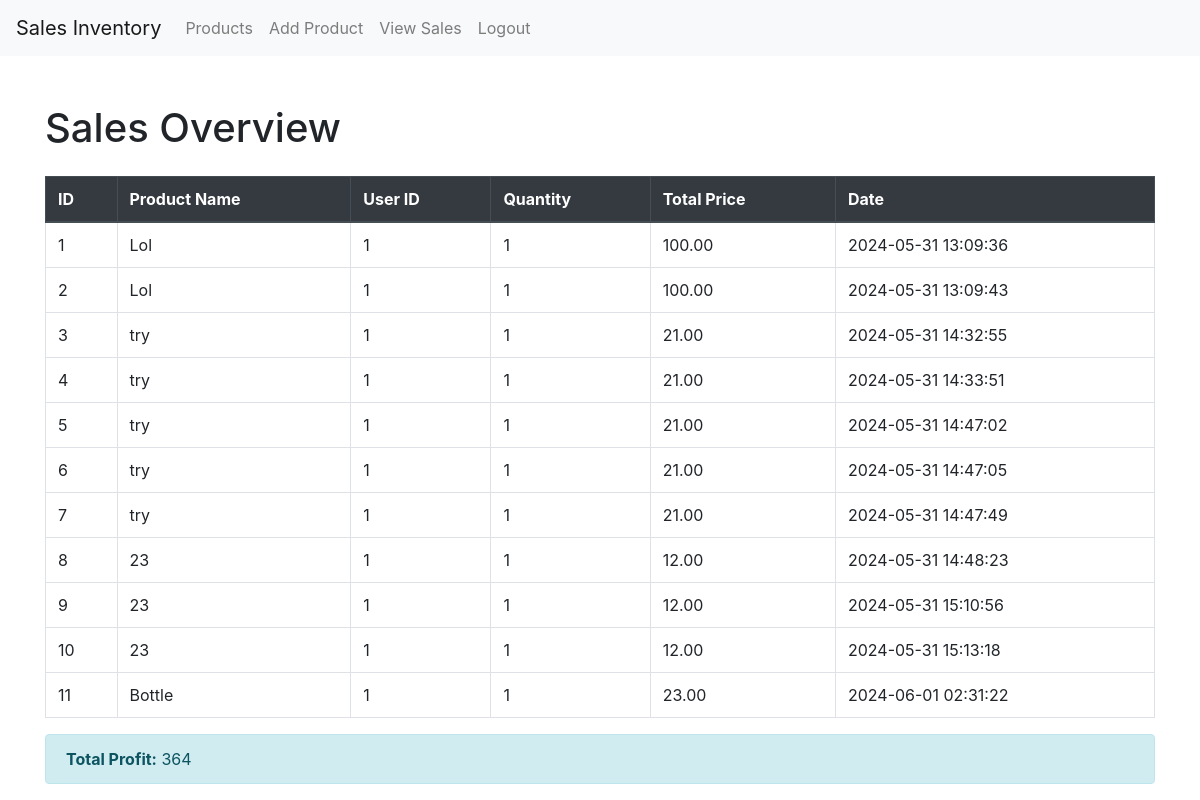
Page /Invent/view_sales.php (signed in) on the committed database.
### tables this page shows
CREATE TABLE `sales` (
  `id` int(11) NOT NULL,
  `product_id` int(11) NOT NULL,
  `user_id` int(11) NOT NULL,
  `quantity` int(11) NOT NULL,
  `total_price` decimal(10,2) NOT NULL,
  `date` datetime NOT NULL,
  `status` enum('completed','cancelled') DEFAULT 'completed'
);

CREATE TABLE `products` (
  `id` int(11) NOT NULL,
  `name` varchar(100) NOT NULL,
  `quantity` int(11) NOT NULL,
  `price` decimal(10,2) NOT NULL
);

### Invent/Sale.php (called while the page is built, shortened)
<?php
class Sale {
    private $conn;
    private $table_name = "sales";
    public function __construct($db) {
        $this->conn = $db;
    }
    public function readAll() {
        $query = "SELECT * FROM " . $this->table_name;
        $stmt = $this->conn->prepare($query);
        $stmt->execute();
        return $stmt->get_result();
    }
}
?>

### Invent/Product.php (called while the page is built, shortened)
<?php
class Product {
    private $conn;
    private $table_name = "products";
    public $id;
    public function __construct($db) {
        $this->conn = $db;
    }
    public function readOne() {
        $query = "SELECT * FROM " . $this->table_name . " WHERE id=? LIMIT 0,1";
        $stmt = $this->conn->prepare($query);
        $stmt->bind_param("i", $this->id);
        $stmt->execute();
        $result = $stmt->get_result();
        $row = $result->fetch_assoc();
        $this->name = $row['name'];
    }
}
?>

### Invent/view_sales.php (the view, shortened to what this page needs)
<?php
include 'config.php';
include 'navbar.php';
include_once 'Sale.php';
include_once 'Product.php';
$sale = new Sale($db);
$product = new Product($db);
$sales = $sale->readAll();
$total_profit = 0;
?>
<!DOCTYPE html>
<html lang="en">
<head>
    <link rel="stylesheet" href="https://stackpath.bootstrapcdn.com/bootstrap/4.5.2/css/bootstrap.min.css">
</head>
<body>
<div class="container mt-5">
    <h1 class="mb-4">Sales Overview</h1>
    <table class="table table-bordered table-hover">
        <thead class="thead-dark">
            <tr>
                <th>ID</th>
                <th>Product Name</th>
                <th>User ID</th>
                <th>Quantity</th>
                <th>Total Price</th>
                <th>Date</th>
            </tr>
        </thead>
        <tbody>
            <?php while ($row = $sales->fetch_assoc()): ?>
                <?php $product->id = $row['product_id']; $product->readOne(); ?>
                <tr>
                    <td><?php echo $row['id']; ?></td>
                    <td><?php echo $product->name; ?></td>
                    <td><?php echo $row['user_id']; ?></td>
                    <td><?php echo $row['quantity']; ?></td>
                    <td><?php echo $row['total_price']; ?></td>
                    <td><?php echo $row['date']; ?></td>
                </tr>
                <?php $total_profit += $row['total_price']; ?>
            <?php endwhile; ?>
        </tbody>
    </table>
    <div class="alert alert-info">
        <strong>Total Profit:</strong> <?php echo $total_profit; ?>
    </div>
</div>
</body>
</html>

### rows in the picture
sales: id "1", product.name "Lol", user "1", quantity "1", total_price "100.00", date "2024-05-31 13:09:36"
sales: id "2", product.name "Lol", user "1", quantity "1", total_price "100.00", date "2024-05-31 13:09:43"
sales: id "3", product.name "try", user "1", quantity "1", total_price "21.00", date "2024-05-31 14:32:55"
sales: id "4", product.name "try", user "1", quantity "1", total_price "21.00", date "2024-05-31 14:33:51"
sales: id "5", product.name "try", user "1", quantity "1", total_price "21.00", date "2024-05-31 14:47:02"
sales: id "6", product.name "try", user "1", quantity "1", total_price "21.00", date "2024-05-31 14:47:05"
sales: id "7", product.name "try", user "1", quantity "1", total_price "21.00", date "2024-05-31 14:47:49"
sales: id "8", product.name "23", user "1", quantity "1", total_price "12.00", date "2024-05-31 14:48:23"
sales: id "9", product.name "23", user "1", quantity "1", total_price "12.00", date "2024-05-31 15:10:56"
sales: id "10", product.name "23", user "1", quantity "1", total_price "12.00", date "2024-05-31 15:13:18"
sales: id "11", product.name "Bottle", user "1", quantity "1", total_price "23.00", date "2024-06-01 02:31:22"

### other values in the picture
$total_profit "364"
